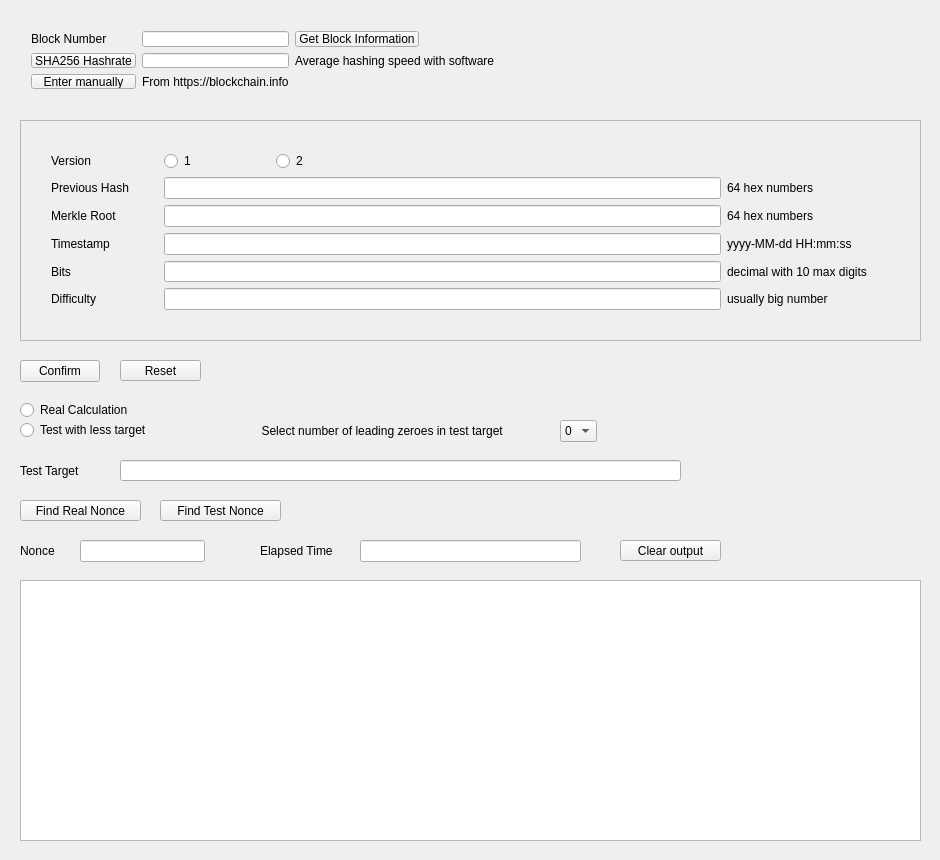
<?xml version="1.0" encoding="UTF-8"?>
<ui version="4.0">
 <class>MainWindow</class>
 <widget class="QMainWindow" name="MainWindow">
  <property name="geometry">
   <rect>
    <x>0</x>
    <y>0</y>
    <width>940</width>
    <height>860</height>
   </rect>
  </property>
  <property name="windowTitle">
   <string>                                                                        Nonce Calculation</string>
  </property>
  <property name="windowIcon">
   <iconset>
    <normaloff>blockchain.png</normaloff>blockchain.png</iconset>
  </property>
  <widget class="QWidget" name="centralWidget">
   <widget class="QFrame" name="frame_block">
    <property name="geometry">
     <rect>
      <x>20</x>
      <y>120</y>
      <width>901</width>
      <height>221</height>
     </rect>
    </property>
    <property name="frameShape">
     <enum>QFrame::StyledPanel</enum>
    </property>
    <property name="frameShadow">
     <enum>QFrame::Raised</enum>
    </property>
    <property name="lineWidth">
     <number>1</number>
    </property>
    <property name="midLineWidth">
     <number>1</number>
    </property>
    <widget class="QWidget" name="layoutWidget">
     <property name="geometry">
      <rect>
       <x>20</x>
       <y>20</y>
       <width>861</width>
       <height>181</height>
      </rect>
     </property>
     <layout class="QGridLayout" name="gridLayout__block">
      <item row="2" column="6">
       <widget class="QLabel" name="label_merkleRootHint">
        <property name="text">
         <string>64 hex numbers</string>
        </property>
       </widget>
      </item>
      <item row="3" column="0">
       <widget class="QLabel" name="label_timestamp">
        <property name="text">
         <string>Timestamp</string>
        </property>
       </widget>
      </item>
      <item row="3" column="1" colspan="5">
       <widget class="QLineEdit" name="lineEdit_timestamp">
        <property name="maxLength">
         <number>19</number>
        </property>
       </widget>
      </item>
      <item row="3" column="6">
       <widget class="QLabel" name="label_timestampHint">
        <property name="text">
         <string>yyyy-MM-dd HH:mm:ss</string>
        </property>
       </widget>
      </item>
      <item row="4" column="0">
       <widget class="QLabel" name="label_bits">
        <property name="text">
         <string>Bits</string>
        </property>
       </widget>
      </item>
      <item row="0" column="2">
       <widget class="QRadioButton" name="radioButton_version2">
        <property name="text">
         <string>2</string>
        </property>
       </widget>
      </item>
      <item row="0" column="0">
       <widget class="QLabel" name="label_version">
        <property name="text">
         <string>Version</string>
        </property>
       </widget>
      </item>
      <item row="0" column="1">
       <widget class="QRadioButton" name="radioButton_version1">
        <property name="text">
         <string>1</string>
        </property>
       </widget>
      </item>
      <item row="5" column="1" colspan="5">
       <widget class="QLineEdit" name="lineEdit_difficulty">
        <property name="maxLength">
         <number>12</number>
        </property>
       </widget>
      </item>
      <item row="5" column="6">
       <widget class="QLabel" name="label_difficultyHint">
        <property name="text">
         <string>usually big number</string>
        </property>
       </widget>
      </item>
      <item row="4" column="6">
       <widget class="QLabel" name="label_bitsHint">
        <property name="text">
         <string>decimal with 10 max digits</string>
        </property>
       </widget>
      </item>
      <item row="4" column="1" colspan="5">
       <widget class="QLineEdit" name="lineEdit_bits">
        <property name="maxLength">
         <number>10</number>
        </property>
       </widget>
      </item>
      <item row="5" column="0">
       <widget class="QLabel" name="label_difficulty">
        <property name="text">
         <string>Difficulty</string>
        </property>
       </widget>
      </item>
      <item row="0" column="6">
       <widget class="QLabel" name="label_versionHint">
        <property name="text">
         <string/>
        </property>
       </widget>
      </item>
      <item row="1" column="0">
       <widget class="QLabel" name="label_previousHash">
        <property name="text">
         <string>Previous Hash</string>
        </property>
       </widget>
      </item>
      <item row="2" column="0">
       <widget class="QLabel" name="label_merkleRoot">
        <property name="text">
         <string>Merkle Root</string>
        </property>
       </widget>
      </item>
      <item row="1" column="1" colspan="5">
       <widget class="QLineEdit" name="lineEdit_previousHash">
        <property name="maxLength">
         <number>64</number>
        </property>
       </widget>
      </item>
      <item row="1" column="6">
       <widget class="QLabel" name="label_previousHashHint">
        <property name="minimumSize">
         <size>
          <width>163</width>
          <height>22</height>
         </size>
        </property>
        <property name="text">
         <string>64 hex numbers</string>
        </property>
       </widget>
      </item>
      <item row="2" column="1" colspan="5">
       <widget class="QLineEdit" name="lineEdit_merkleRoot">
        <property name="maxLength">
         <number>64</number>
        </property>
       </widget>
      </item>
     </layout>
    </widget>
   </widget>
   <widget class="QPushButton" name="pushButton_confirm">
    <property name="geometry">
     <rect>
      <x>20</x>
      <y>360</y>
      <width>80</width>
      <height>22</height>
     </rect>
    </property>
    <property name="text">
     <string>Confirm</string>
    </property>
   </widget>
   <widget class="QLabel" name="label_zeroes">
    <property name="geometry">
     <rect>
      <x>220</x>
      <y>420</y>
      <width>321</width>
      <height>21</height>
     </rect>
    </property>
    <property name="text">
     <string>     Select number of leading zeroes in test target    </string>
    </property>
    <property name="alignment">
     <set>Qt::AlignCenter</set>
    </property>
   </widget>
   <widget class="QComboBox" name="comboBox_zeroes">
    <property name="geometry">
     <rect>
      <x>560</x>
      <y>420</y>
      <width>37</width>
      <height>22</height>
     </rect>
    </property>
    <item>
     <property name="text">
      <string>0</string>
     </property>
    </item>
    <item>
     <property name="text">
      <string>1</string>
     </property>
    </item>
    <item>
     <property name="text">
      <string>2</string>
     </property>
    </item>
    <item>
     <property name="text">
      <string>3</string>
     </property>
    </item>
    <item>
     <property name="text">
      <string>4</string>
     </property>
    </item>
    <item>
     <property name="text">
      <string>5</string>
     </property>
    </item>
    <item>
     <property name="text">
      <string>6</string>
     </property>
    </item>
    <item>
     <property name="text">
      <string>7</string>
     </property>
    </item>
    <item>
     <property name="text">
      <string>8</string>
     </property>
    </item>
   </widget>
   <widget class="QLabel" name="label_target">
    <property name="geometry">
     <rect>
      <x>20</x>
      <y>460</y>
      <width>101</width>
      <height>21</height>
     </rect>
    </property>
    <property name="text">
     <string>Test Target</string>
    </property>
   </widget>
   <widget class="QPushButton" name="pushButton_findRealNonce">
    <property name="geometry">
     <rect>
      <x>20</x>
      <y>500</y>
      <width>121</width>
      <height>21</height>
     </rect>
    </property>
    <property name="text">
     <string>Find Real Nonce</string>
    </property>
   </widget>
   <widget class="QLabel" name="label_nonce">
    <property name="geometry">
     <rect>
      <x>20</x>
      <y>540</y>
      <width>61</width>
      <height>21</height>
     </rect>
    </property>
    <property name="text">
     <string>Nonce</string>
    </property>
   </widget>
   <widget class="QLineEdit" name="lineEdit_nonce">
    <property name="geometry">
     <rect>
      <x>80</x>
      <y>540</y>
      <width>125</width>
      <height>22</height>
     </rect>
    </property>
    <property name="readOnly">
     <bool>true</bool>
    </property>
   </widget>
   <widget class="QLabel" name="label_elapsedTime">
    <property name="geometry">
     <rect>
      <x>260</x>
      <y>540</y>
      <width>101</width>
      <height>21</height>
     </rect>
    </property>
    <property name="text">
     <string>Elapsed Time</string>
    </property>
   </widget>
   <widget class="QLineEdit" name="lineEdit_elapsedTime">
    <property name="geometry">
     <rect>
      <x>360</x>
      <y>540</y>
      <width>221</width>
      <height>22</height>
     </rect>
    </property>
    <property name="readOnly">
     <bool>true</bool>
    </property>
   </widget>
   <widget class="QRadioButton" name="radioButton_realCalc">
    <property name="geometry">
     <rect>
      <x>20</x>
      <y>400</y>
      <width>141</width>
      <height>20</height>
     </rect>
    </property>
    <property name="text">
     <string>Real Calculation</string>
    </property>
   </widget>
   <widget class="QRadioButton" name="radioButton_testCalc">
    <property name="geometry">
     <rect>
      <x>20</x>
      <y>420</y>
      <width>161</width>
      <height>20</height>
     </rect>
    </property>
    <property name="text">
     <string>Test with less target</string>
    </property>
   </widget>
   <widget class="QTextEdit" name="textEdit_output">
    <property name="geometry">
     <rect>
      <x>20</x>
      <y>580</y>
      <width>901</width>
      <height>261</height>
     </rect>
    </property>
    <property name="readOnly">
     <bool>true</bool>
    </property>
   </widget>
   <widget class="QPushButton" name="pushButton_clearOutput">
    <property name="geometry">
     <rect>
      <x>620</x>
      <y>540</y>
      <width>101</width>
      <height>21</height>
     </rect>
    </property>
    <property name="text">
     <string>Clear output</string>
    </property>
   </widget>
   <widget class="QPushButton" name="pushButton_reset">
    <property name="geometry">
     <rect>
      <x>120</x>
      <y>360</y>
      <width>81</width>
      <height>21</height>
     </rect>
    </property>
    <property name="text">
     <string>Reset</string>
    </property>
   </widget>
   <widget class="QPushButton" name="pushButton_findTestNonce">
    <property name="geometry">
     <rect>
      <x>160</x>
      <y>500</y>
      <width>121</width>
      <height>21</height>
     </rect>
    </property>
    <property name="text">
     <string>Find Test Nonce</string>
    </property>
   </widget>
   <widget class="QLineEdit" name="lineEdit_target">
    <property name="geometry">
     <rect>
      <x>120</x>
      <y>460</y>
      <width>561</width>
      <height>21</height>
     </rect>
    </property>
    <property name="text">
     <string/>
    </property>
    <property name="maxLength">
     <number>64</number>
    </property>
    <property name="frame">
     <bool>true</bool>
    </property>
   </widget>
   <widget class="QWidget" name="gridLayoutWidget">
    <property name="geometry">
     <rect>
      <x>20</x>
      <y>20</y>
      <width>621</width>
      <height>80</height>
     </rect>
    </property>
    <layout class="QGridLayout" name="gridLayout">
     <item row="2" column="3">
      <spacer name="horizontalSpacer_3">
       <property name="orientation">
        <enum>Qt::Horizontal</enum>
       </property>
       <property name="sizeHint" stdset="0">
        <size>
         <width>40</width>
         <height>20</height>
        </size>
       </property>
      </spacer>
     </item>
     <item row="0" column="3">
      <spacer name="horizontalSpacer">
       <property name="orientation">
        <enum>Qt::Horizontal</enum>
       </property>
       <property name="sizeHint" stdset="0">
        <size>
         <width>40</width>
         <height>20</height>
        </size>
       </property>
      </spacer>
     </item>
     <item row="1" column="1">
      <widget class="QLineEdit" name="lineEdit_hashrate">
       <property name="readOnly">
        <bool>true</bool>
       </property>
      </widget>
     </item>
     <item row="2" column="0">
      <widget class="QPushButton" name="pushButton_enterManually">
       <property name="text">
        <string>Enter manually</string>
       </property>
      </widget>
     </item>
     <item row="0" column="1">
      <widget class="QLineEdit" name="lineEdit_block">
       <property name="maxLength">
        <number>7</number>
       </property>
       <property name="readOnly">
        <bool>false</bool>
       </property>
      </widget>
     </item>
     <item row="0" column="0">
      <widget class="QLabel" name="label_blockNumber">
       <property name="text">
        <string>Block Number</string>
       </property>
      </widget>
     </item>
     <item row="1" column="0">
      <widget class="QPushButton" name="pushButton_hashrate">
       <property name="text">
        <string>SHA256 Hashrate</string>
       </property>
      </widget>
     </item>
     <item row="2" column="1" alignment="Qt::AlignHCenter">
      <widget class="QLabel" name="label_blockchainInfo">
       <property name="text">
        <string>From https://blockchain.info</string>
       </property>
      </widget>
     </item>
     <item row="1" column="3">
      <spacer name="horizontalSpacer_2">
       <property name="orientation">
        <enum>Qt::Horizontal</enum>
       </property>
       <property name="sizeHint" stdset="0">
        <size>
         <width>40</width>
         <height>20</height>
        </size>
       </property>
      </spacer>
     </item>
     <item row="0" column="2" alignment="Qt::AlignLeft">
      <widget class="QPushButton" name="pushButton_getBlockInformation">
       <property name="text">
        <string>Get Block Information</string>
       </property>
      </widget>
     </item>
     <item row="1" column="2">
      <widget class="QLabel" name="label_hashrateText">
       <property name="maximumSize">
        <size>
         <width>280</width>
         <height>16777215</height>
        </size>
       </property>
       <property name="text">
        <string>Average hashing speed with software </string>
       </property>
      </widget>
     </item>
    </layout>
   </widget>
  </widget>
 </widget>
 <layoutdefault spacing="6" margin="11"/>
 <resources/>
 <connections/>
</ui>
